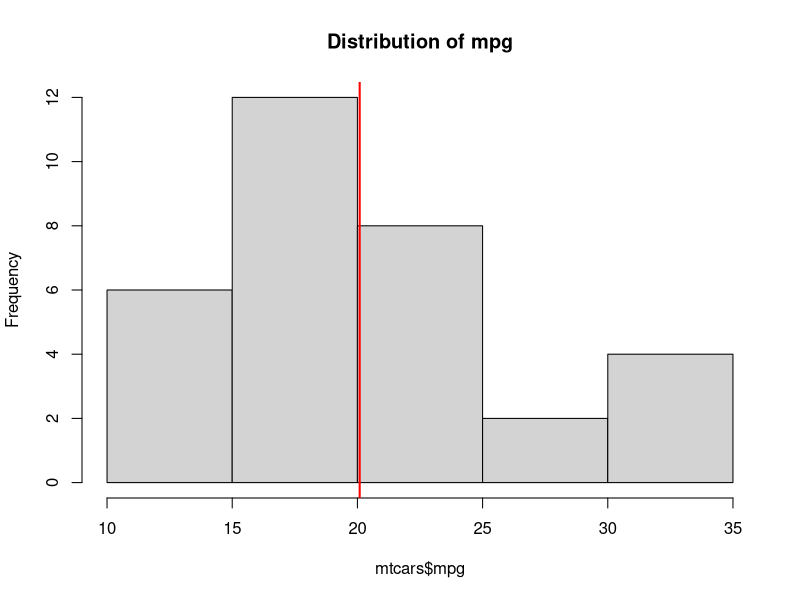
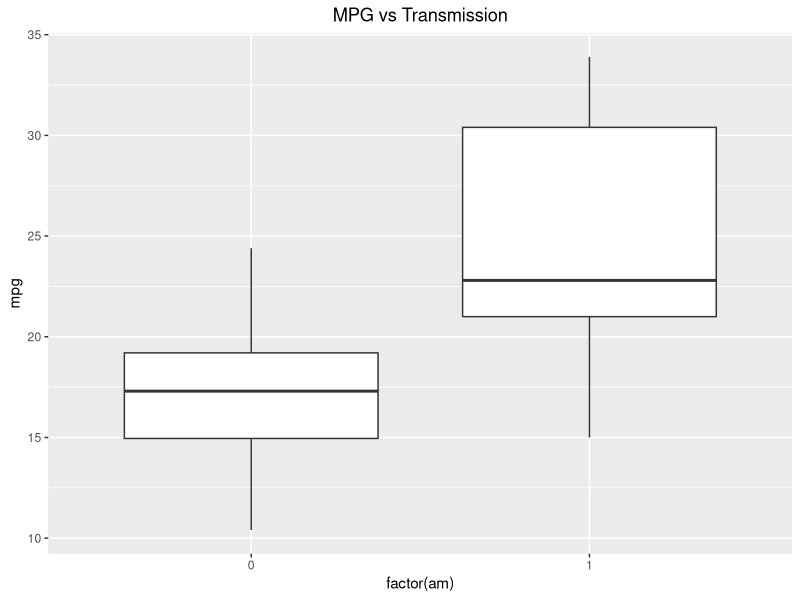

The R source for these figures, in order: (Note: this script raises an error after producing the figures.)
## ---- chunk 1
knitr::opts_chunk$set(echo = TRUE, fig.align="center")
## ---- chunk 2
library(dplyr)
library(ggplot2)
library(knitr)
## ---- chunk 3
head(mtcars)
## ---- chunk 4
hist(mtcars$mpg, main = "Distribution of mpg")
abline(v=mean(mtcars$mpg), col="red",lwd=2)
## ---- chunk 5
ggplot(mtcars, aes(x=factor(am),y=mpg)) + geom_boxplot() + 
    ggtitle("MPG vs Transmission") +
    theme(plot.title = element_text(hjust = 0.5))
## ---- chunk 6
t.test(mpg~am,paired=FALSE,var.equal=TRUE,data=mtcars)
## ---- chunk 7
fit1 <- lm(mpg ~ factor(am), data = mtcars)
summary(fit1)
## ---- chunk 8
fit2<- lm(mpg~am + wt + hp, data = mtcars)
## ---- chunk 9
anova(fit1,fit2)
## ---- chunk 10
summary(fit2)
## ---- chunk 11
best_fit<- lm(mpg ~ wt + hp, data = mtcars)
summary(best_fit)
## ---- chunk 12

res<-ggplot(best_fit, aes(.fitted, .resid))+geom_point()
res<-res+geom_hline(yintercept=0, col="red", linetype="dashed")
res + xlab("fitted values") + ylab("residuals") + 
    ggtitle ("Residuals analysis") +
    theme(plot.title = element_text(hjust = 0.5))
## ---- chunk 13
dim(mtcars)
str(mtcars)
## ---- chunk 14
p<-2:11
df_cor<-data.frame()
for(i in p) {
  cor<- cor.test(mtcars$mpg,mtcars[, i])
  correlation<-cor$estimate
  variable<-names(mtcars[i])
  p_value<-cor$p.value
  df_tmp<-data.frame(variable,correlation,p_value)
  df_cor<-rbind(df_cor,df_tmp)
  df_cor<-arrange(df_cor,desc(abs(correlation)))
}

kable(df_cor)
## ---- chunk 15
library(ggplot2)
ggplot(mtcars, aes(x=wt,y=mpg, col=cyl, size=disp)) + geom_point() + 
    ggtitle ("Relationship between mpg, weight, cylinders and displacement") +
    theme(plot.title = element_text(hjust = 0.5))
## ---- chunk 16
kable(cor(mtcars))
